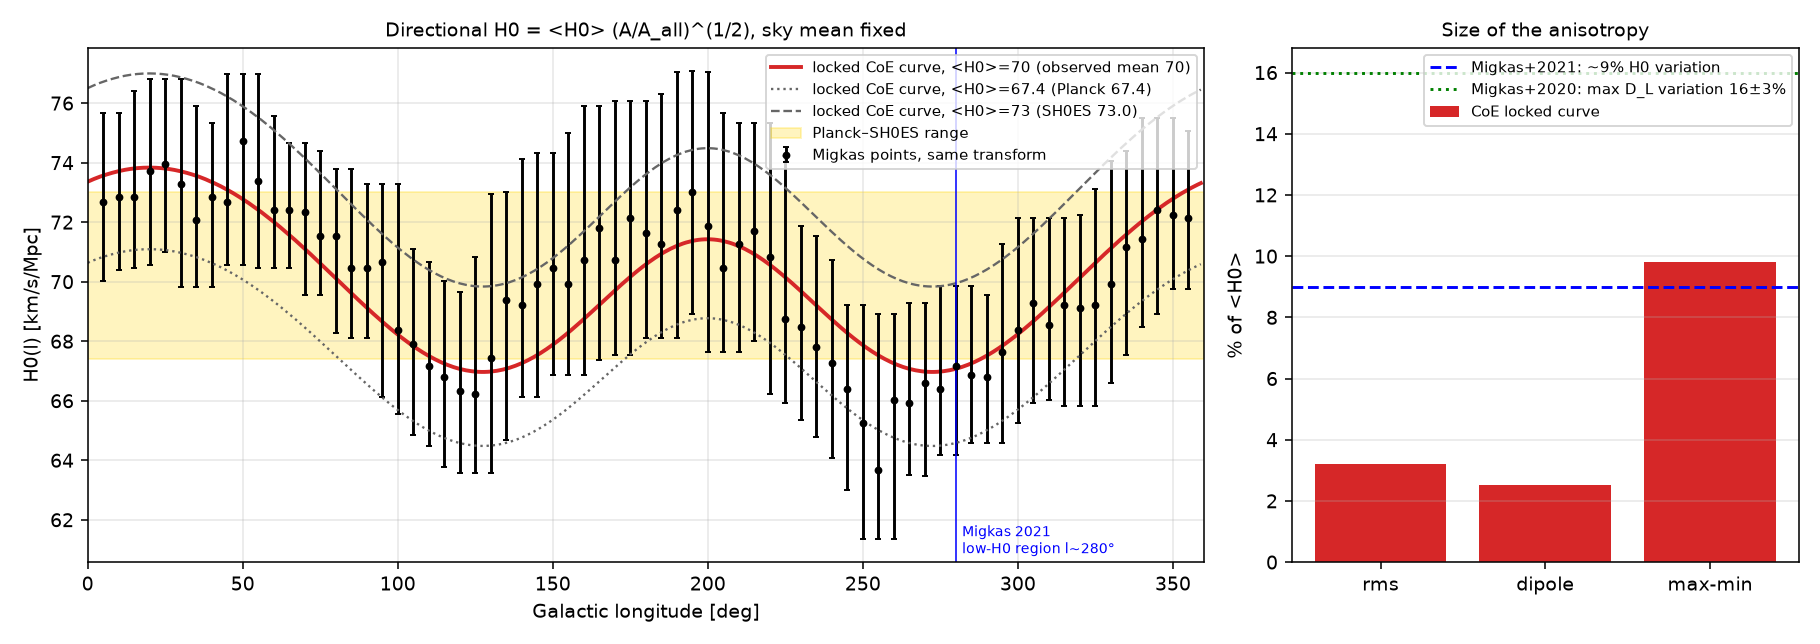

Generate this figure with Python:
# NEW rev7: directional H0 implied by the locked Migkas A/A_all curve, with the sky mean fixed to the observed H0.
# Migkas et al. (2020, A&A 636, A15): L_X = 4 pi D_L^2 F and D_L ~ 1/H0, with H0 assumed isotropic the fitted L_X is low where true H0 is low (D_L too small), so A_apparent ~ H0^2 -> H0(l)/<H0> = (A/A_all)^(+1/2) (Migkas+2021 relation).
# The linear form H0 = <H0> * A/A_all (power wrong) is also reported for comparison only.
import numpy as np,json,matplotlib;matplotlib.use('Agg');import matplotlib.pyplot as plt
d=np.genfromtxt('/workspace/cosmology/migkas/fig6_digitized.csv',delimiter=',',names=True);l,y=d['l_deg'],d['A_over_Aall'];el,eh=d['A_err_low'],d['A_err_high']
c=np.loadtxt('/workspace/cosmology-course/notes/catwise-eta-migkas-fit-d14.3.csv',delimiter=',',skiprows=1);lc,A=c[:,0],c[:,1]
out={}
fig,ax=plt.subplots(1,2,figsize=(13,4.6),gridspec_kw=dict(width_ratios=[2.2,1]))
for H,ls,lab in ((70.0,'-','observed mean 70'),(67.4,':','Planck 67.4'),(73.0,'--','SH0ES 73.0')):
    h=A**0.5;h=h/h.mean()*H                      # sky-mean (longitude-mean) constraint
    hd=y**0.5;hd=hd/np.mean(hd)*H
    a1=2*np.mean(h*np.exp(-1j*np.radians(lc)));dip=abs(a1)/H;ldip=np.degrees(np.angle(a1))%360
    lin=A/A.mean()*H
    out[str(H)]=dict(mean=float(h.mean()),rms_frac=float(h.std()/H),min=float(h.min()),l_min=float(lc[h.argmin()]),max=float(h.max()),l_max=float(lc[h.argmax()]),
        peak_to_peak_frac=float((h.max()-h.min())/H),dipole_frac=float(dip),l_dipole_max=float(ldip),
        data_points=dict(min=float(hd.min()),max=float(hd.max()),rms_frac=float(hd.std()/H)),
        linear_form=dict(min=float(lin.min()),max=float(lin.max()),rms_frac=float(lin.std()/H)))
    ax[0].plot(lc,h,ls,color='C3' if H==70 else '0.4',lw=2 if H==70 else 1.2,label=f'locked CoE curve, <H0>={H:g} ({lab})')
    if H==70:
        ax[0].errorbar(l,hd,[hd-np.mean(y**0.5)**-1*H*(y-el)**0.5,np.mean(y**0.5)**-1*H*(y+eh)**0.5-hd],fmt='ko',ms=3,capsize=1.5,label='Migkas points, same transform')
        ax[1].bar(['rms','dipole','max-min'],[100*out['70.0']['rms_frac'],100*dip,100*out['70.0']['peak_to_peak_frac']],color='C3',label='CoE locked curve')
ax[0].axhspan(67.4,73.0,color='gold',alpha=.25,label='Planck–SH0ES range')
ax[0].axvline(280,color='b',lw=.8);ax[0].text(282,ax[0].get_ylim()[0]+0.3,'Migkas 2021\nlow-H0 region l~280°',fontsize=7,color='b')
ax[0].set_xlim(0,360);ax[0].set_xlabel('Galactic longitude [deg]');ax[0].set_ylabel('H0(l) [km/s/Mpc]');ax[0].legend(fontsize=7.5,loc='upper right');ax[0].grid(alpha=.3)
ax[0].set_title('Directional H0 = <H0> (A/A_all)^(1/2), sky mean fixed',fontsize=10)
ax[1].axhline(9,color='b',ls='--',label='Migkas+2021: ~9% H0 variation')
ax[1].axhline(16,color='g',ls=':',label='Migkas+2020: max D_L variation 16±3%')
ax[1].set_ylabel('% of <H0>');ax[1].legend(fontsize=7.5);ax[1].grid(alpha=.3,axis='y');ax[1].set_title('Size of the anisotropy',fontsize=10)
fig.tight_layout();fig.savefig(__file__.replace('.py','.png'),dpi=140,facecolor='w');json.dump(out,open(__file__.replace('.py','.json'),'w'),indent=1)
print(json.dumps(out['70.0'],indent=1))
